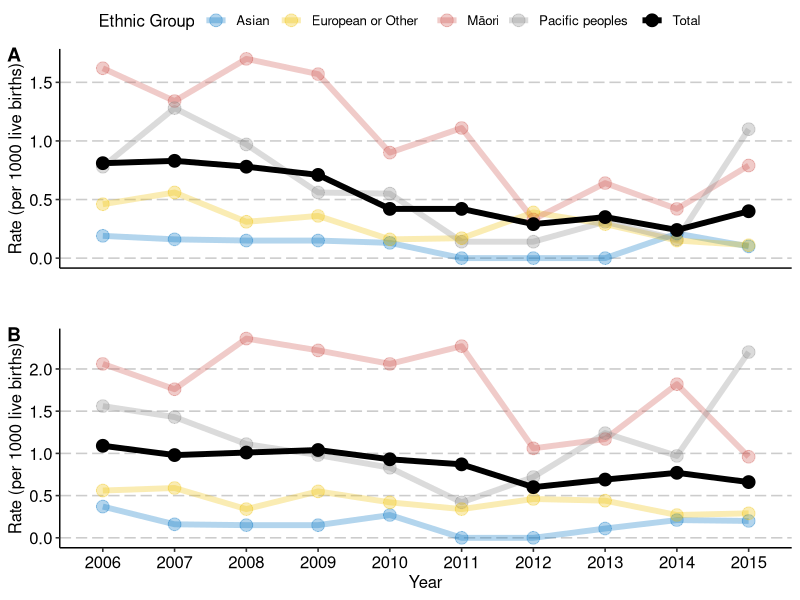

R code for this plot:
library(tidyverse)
library(readxl)
library(magrittr)
library(ggpubr)
library(ggsci)

df <- read_excel(here::here("data", "incidence.xlsx"), sheet = "Ethnic Group")

df %<>%
  mutate(Type = case_when(
    Type == "SIDS" ~ "SIDS deaths",
    Type == "SUDI" ~ "SUDI deaths",
    TRUE ~ Type)
  )
         
df %<>%
  pivot_longer(cols = c(`2006`:`2015`), 
               names_to = "Year", values_to = "Number") %>%
  pivot_wider(names_from = "Type", values_from = "Number") %>%
  mutate(`SIDS rate` = `SIDS deaths` * 1000 / `Live Births`,
         `SUDI rate` = `SUDI deaths` * 1000 / `Live Births`
         ) %>%
  mutate_if(is.numeric, round, digits = 2)

# Incidence Plot ----------------------------------------------------------

SIDS_inc <- ggplot(data = df, 
       mapping = aes(x = Year, y = `SIDS rate`, 
                     color = `Ethnic Group`)) +
  geom_line(aes(group = `Ethnic Group`), 
            size = 2) +
  geom_point(size = 4) +
  scale_color_manual(values = alpha(c("#0073C2FF", "#EFC000FF", "#CD534CFF",
                                      "#868686FF", "black"), 
                                    c(0.3, 0.3, 0.3, 0.3, 1))) +
  ylab("Rate (per 1000 live births)") +
  theme_pubr() +
  theme(panel.grid.major.y = element_line(color = "grey80",
                                          linetype = "longdash"),
        axis.title.x = element_blank(),
        axis.ticks.x = element_blank(),
        axis.text.x = element_blank())

SUDI_inc <- ggplot(data = df, 
                   mapping = aes(x = Year, y = `SUDI rate`, 
                                 color = `Ethnic Group`)) +
  geom_line(aes(group = `Ethnic Group`), 
            size = 2) +
  geom_point(size = 4) +
  scale_color_manual(values = alpha(c("#0073C2FF", "#EFC000FF", "#CD534CFF",
                                      "#868686FF", "black"), 
                                    c(0.3, 0.3, 0.3, 0.3, 1))) +
  ylab("Rate (per 1000 live births)") +
  theme_pubr() +
  theme(panel.grid.major.y = element_line(color = "grey80",
                                          linetype = "longdash"))

comb_plot <- ggarrange(SIDS_inc, SUDI_inc,
          ncol = 1,
          align = "h",
          common.legend = TRUE,
          labels = c("A", "B"))

ggsave(filename = "inc.png", plot = comb_plot, path = here::here("out"),
       width = 16, height = 18, units = "cm")  

